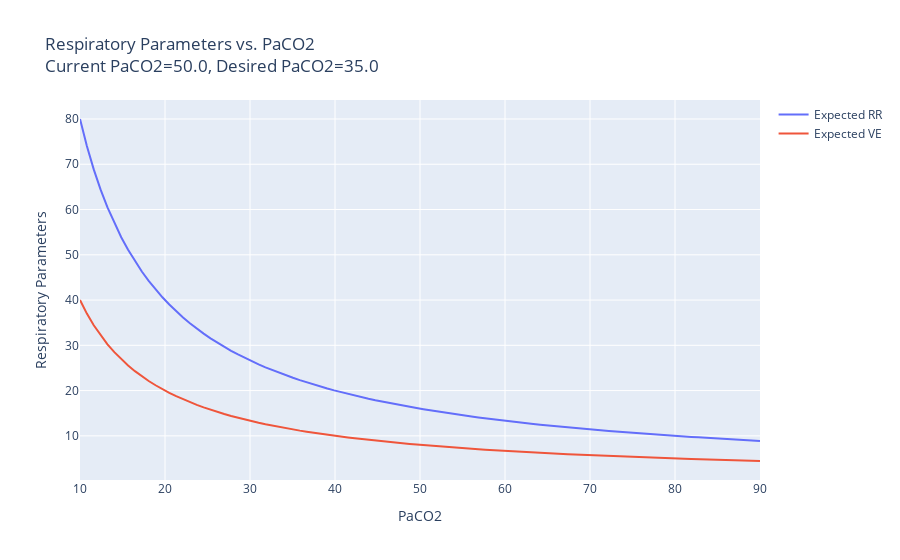
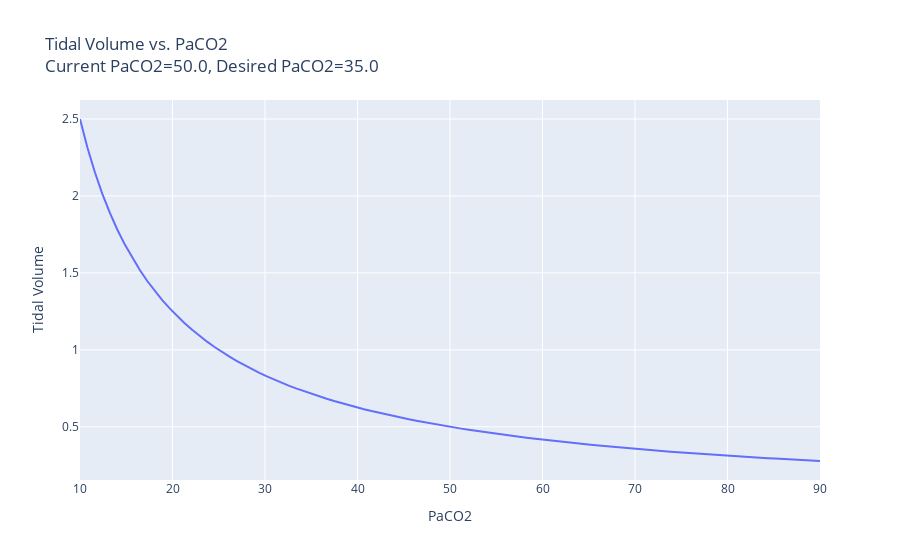

The notebook cell saved with these charts, in order:
### Code cell
import plotly.graph_objects as go
import numpy as np

def calculate_expected_ve(current_paco2, current_ve, desired_paco2):
    return (current_paco2 * current_ve) / desired_paco2

def calculate_expected_rr(current_paco2, current_rr, desired_paco2):
    return (current_paco2 * current_rr) / desired_paco2

def calculate_expected_vt(current_paco2, current_vt, desired_paco2):
    return (current_paco2 * current_vt) / desired_paco2

def plot_data(current_ve, current_paco2, current_vt, current_rr, desired_paco2):
    paco2_values = np.linspace(10, 90, 100)
    expected_rr_values = calculate_expected_rr(current_paco2, current_rr, paco2_values)
    expected_ve_values = calculate_expected_ve(current_paco2, current_ve, paco2_values)
    expected_vt_values = calculate_expected_vt(current_paco2, current_vt, paco2_values)

    # Create the RR and VE graph
    fig1 = go.Figure()

    fig1.add_trace(go.Scatter(x=paco2_values, y=expected_rr_values,
                    mode='lines',
                    name='Expected RR'))

    fig1.add_trace(go.Scatter(x=paco2_values, y=expected_ve_values,
                    mode='lines',
                    name='Expected VE'))

    fig1.update_layout(title=f'Respiratory Parameters vs. PaCO2<br>Current PaCO2={current_paco2}, Desired PaCO2={desired_paco2}',
                       xaxis_title='PaCO2',
                       yaxis_title='Respiratory Parameters')
    fig1.show()

    # Create the VT graph
    fig2 = go.Figure()

    fig2.add_trace(go.Scatter(x=paco2_values, y=expected_vt_values,
                    mode='lines',
                    name='Expected VT'))

    fig2.update_layout(title=f'Tidal Volume vs. PaCO2<br>Current PaCO2={current_paco2}, Desired PaCO2={desired_paco2}',
                       xaxis_title='PaCO2',
                       yaxis_title='Tidal Volume')
    fig2.show()

# Define manual inputs
current_ve = 8.0
current_paco2 = 50.0
current_vt = 0.5000
current_rr = 16.0
desired_paco2 = 35.0

# Generate plot
plot_data(current_ve, current_paco2, current_vt, current_rr, desired_paco2)
